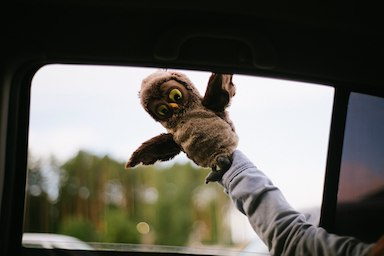
#> input picture pil/image.jpeg, 384 x 256 px
$ python mixer.py
#> lines starting #> are read from the running program, lines starting #| are printed output that depends on the picture
#> the answer given: image.jpeg
#> the answer given: image.jpeg
from PIL import Image

def twist_image(inp, out):
#> called with inp = 'image.jpeg', out = 'image.jpeg'
    with Image.open(inp) as im:
#> im is the input picture: PIL image 384x256 RGB; mean R, G, B 96.1, 94.6, 86.7
        w, h = im.size
#> w = 384; h = 256
        res = Image.new('RGB', (w, h))
#> res: PIL image 384x256 RGB; every value is 0
        left, right = im.crop((0, 0, w // 2, h)), im.crop((w // 2, 0, w, h))
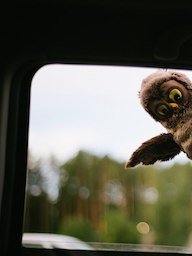
#> left: PIL image 192x256 RGB; mean R, G, B 94.6, 93.7, 81.1
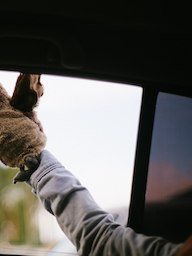
#> right: PIL image 192x256 RGB; mean R, G, B 97.7, 95.5, 92.4
        res.paste(right, (0, 0))
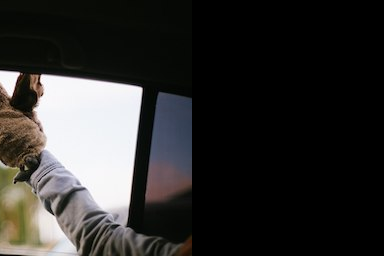
#> res: PIL image 384x256 RGB; mean R, G, B 48.8, 47.8, 46.2
        res.paste(left, (w // 2, 0))
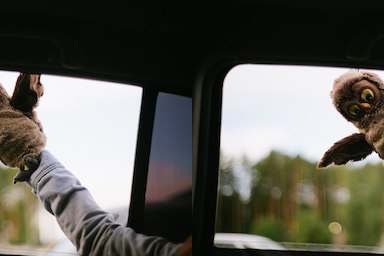
#> res: PIL image 384x256 RGB; mean R, G, B 96.1, 94.6, 86.7
        res.save(out)


twist_image(input(), input())
